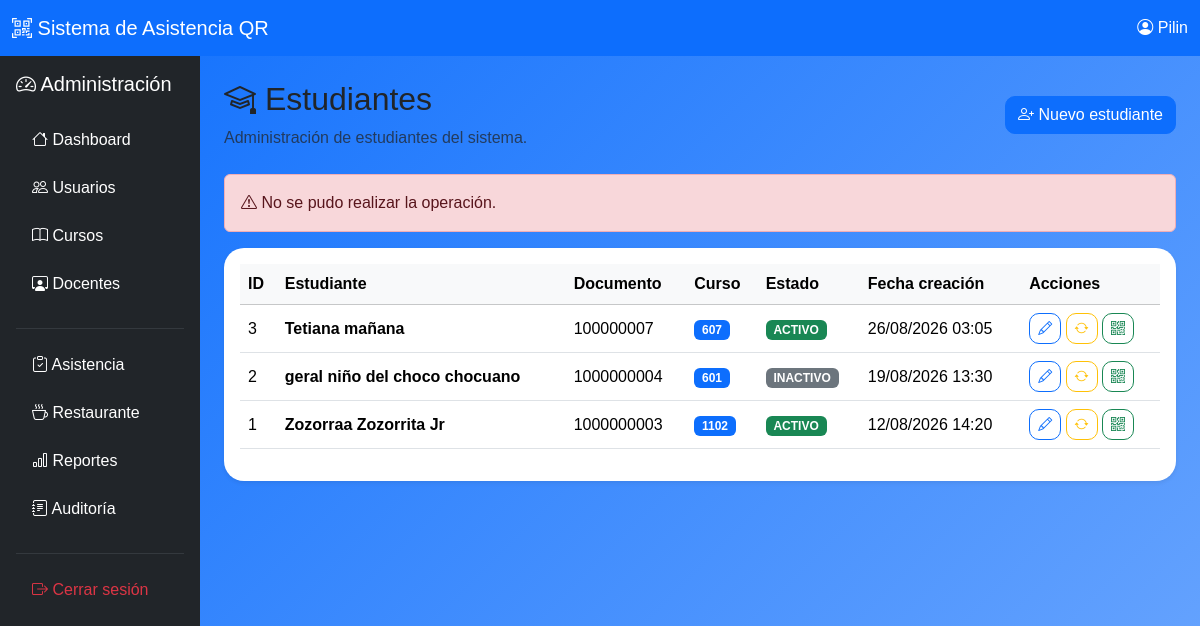
The app's page /admin/estudiantes.php?error=1 (signed in) with its own data.
### tables this page shows
CREATE TABLE `estudiantes` (
  `id_estudiante` int(11) NOT NULL,
  `documento` varchar(20) NOT NULL,
  `nombres` varchar(100) NOT NULL,
  `apellidos` varchar(100) NOT NULL,
  `id_curso` int(11) NOT NULL,
  `estado` enum('ACTIVO','INACTIVO') DEFAULT 'ACTIVO',
  `fecha_creacion` timestamp NOT NULL DEFAULT current_timestamp()
);

CREATE TABLE `cursos` (
  `id_curso` int(11) NOT NULL,
  `nombre_curso` varchar(20) NOT NULL,
  `estado` enum('ACTIVO','INACTIVO') DEFAULT 'ACTIVO'
);

### admin/estudiantes.php (the view, shortened to what this page needs)
<?php
require_once("../config/conexion.php");
$sql = "SELECT
            e.id_estudiante,
            e.documento,
            e.nombres,
            e.apellidos,
            e.id_curso,
            c.nombre_curso,
            e.estado,
            e.fecha_creacion
        FROM estudiantes e
        INNER JOIN cursos c
            ON e.id_curso = c.id_curso
        ORDER BY e.id_estudiante DESC";
$resultado = mysqli_query($conexion, $sql);
?>
<!DOCTYPE html>
<html lang="es">
<head>
    <link
        href="https://cdn.jsdelivr.net/npm/bootstrap@5.3.7/dist/css/bootstrap.min.css"
        rel="stylesheet"
    >
    <link
        href="https://cdn.jsdelivr.net/npm/bootstrap-icons@1.13.1/font/bootstrap-icons.min.css"
        rel="stylesheet"
    >
    <link
        rel="stylesheet"
        href="../assets/css/estilos.css"
    >
</head>
<body class="bg-light">
<nav class="navbar navbar-dark bg-primary">
    <div class="container-fluid">
        <a
            href="dashboard.php"
            class="navbar-brand"
        >
            <i class="bi bi-qr-code-scan"></i>
            Sistema de Asistencia QR
        </a>
        <span class="text-white">
            <i class="bi bi-person-circle"></i>
            <?php
            echo htmlspecialchars(
                $_SESSION["nombre"]
            );
            ?>
        </span>
    </div>
</nav>
<div class="container-fluid">
    <div class="row">
        <aside class="col-md-2 bg-dark min-vh-100 p-3">
            <h5 class="text-white mb-4">
                <i class="bi bi-speedometer2"></i>
                Administración
            </h5>
            <div class="nav flex-column nav-pills">
                <a
                    href="dashboard.php"
                    class="nav-link text-white mb-2"
                >
                    <i class="bi bi-house"></i>
                    Dashboard
                </a>
                <a
                    href="usuarios.php"
                    class="nav-link text-white mb-2"
                >
                    <i class="bi bi-people"></i>
                    Usuarios
                </a>
                <a
                    href="cursos.php"
                    class="nav-link text-white mb-2"
                >
                    <i class="bi bi-book"></i>
                    Cursos
                </a>
                <a
                    href="docentes.php"
                    class="nav-link text-white mb-2"
                >
                    <i class="bi bi-person-workspace"></i>
                    Docentes
                </a>
                <hr class="text-secondary">
                <a
                    href="asistencia.php"
                    class="nav-link text-white mb-2"
                >
                    <i class="bi bi-clipboard-check"></i>
                    Asistencia
                </a>
                <a
                    href="#"
                    class="nav-link text-white mb-2"
                >
                    <i class="bi bi-cup-hot"></i>
                    Restaurante
                </a>
                <a
                    href="#"
                    class="nav-link text-white mb-2"
                >
                    <i class="bi bi-bar-chart"></i>
                    Reportes
                </a>
                <a
                    href="#"
                    class="nav-link text-white mb-2"
                >
                    <i class="bi bi-journal-text"></i>
                    Auditoría
                </a>
                <hr class="text-secondary">
                <a
                    href="../auth/logout.php"
                    class="nav-link text-danger"
                >
                    <i class="bi bi-box-arrow-right"></i>
                    Cerrar sesión
                </a>
            </div>
        </aside>
        <main class="col-md-10 p-4">
            <div class="d-flex justify-content-between align-items-center mb-4">
                <div>
                    <h2>
                        <i class="bi bi-mortarboard"></i>
                        Estudiantes
                    </h2>
                    <p class="text-muted mb-0">
                        Administración de estudiantes del sistema.
                    </p>
                </div>
                <a
                    href="estudiante_nuevo.php"
                    class="btn btn-primary"
                >
                    <i class="bi bi-person-plus"></i>
                    Nuevo estudiante
                </a>
            </div>
            <?php if (isset($_GET["error"])): ?>
                <div class="alert alert-danger">
                    <i class="bi bi-exclamation-triangle"></i>
                    No se pudo realizar la operación.
                </div>
            <?php endif; ?>
            <div class="card shadow-sm border-0">
                <div class="card-body">
                    <div class="table-responsive">
                        <table class="table table-hover align-middle">
                            <thead class="table-light">
                                <tr>
                                    <th>ID</th>
                                    <th>Estudiante</th>
                                    <th>Documento</th>
                                    <th>Curso</th>
                                    <th>Estado</th>
                                    <th>Fecha creación</th>
                                    <th>Acciones</th>
                                </tr>
                            </thead>
                            <tbody>
                            <?php if (mysqli_num_rows($resultado) > 0): ?>
                                <?php while (
                                    $estudiante =
                                    mysqli_fetch_assoc($resultado)
                                ): ?>
                                    <tr>
                                        <td>
                                            <?php
                                            echo $estudiante[
                                                "id_estudiante"
                                            ];
                                            ?>
                                        </td>
                                        <td>
                                            <strong>
                                                <?php
                                                echo htmlspecialchars(
                                                    $estudiante["nombres"]
                                                    . " "
                                                    . $estudiante["apellidos"]
                                                );
                                                ?>
                                            </strong>
                                        </td>
                                        <td>
                                            <?php
                                            echo htmlspecialchars(
                                                $estudiante["documento"]
                                            );
                                            ?>
                                        </td>
                                        <td>
                                            <span class="badge text-bg-primary">
                                                <?php
                                                echo htmlspecialchars(
                                                    $estudiante["nombre_curso"]
                                                );
                                                ?>
                                            </span>
                                        </td>
                                        <td>
                                            <?php if (
                                                $estudiante["estado"]
                                                == "ACTIVO"
                                            ): ?>
                                                <span
                                                    class="badge text-bg-success"
                                                >
                                                    ACTIVO
                                                </span>
                                            <?php else: ?>
                                                <span
                                                    class="badge text-bg-secondary"
                                                >
                                                    INACTIVO
                                                </span>
                                            <?php endif; ?>
                                        </td>
                                        <td>
                                            <?php
                                            echo date(
                                                "d/m/Y H:i",
                                                strtotime(
                                                    $estudiante[
                                                        "fecha_creacion"
                                                    ]
                                                )
                                            );
                                            ?>
                                        </td>
 <td>
    <a
        href="estudiante_editar.php?id=<?php echo $estudiante["id_estudiante"]; ?>"
        class="btn btn-sm btn-outline-primary"
        title="Editar"
    >
        <i class="bi bi-pencil"></i>
    </a>
    <a
        href="estudiante_estado.php?id=<?php echo $estudiante["id_estudiante"]; ?>"
        class="btn btn-sm btn-outline-warning"
        title="Cambiar estado"
    >
        <i class="bi bi-arrow-repeat"></i>
    </a>
    <a
        href="estudiante_qr.php?id=<?php echo $estudiante["id_estudiante"]; ?>"
        class="btn btn-sm btn-outline-success"
        title="Ver código QR"
    >
        <i class="bi bi-qr-code"></i>
    </a>
</td>
                                    </tr>
                                <?php endwhile; ?>
                            <?php endif; ?>
                            </tbody>
                        </table>
                    </div>
                </div>
            </div>
        </main>
    </div>
</div>
</body>
</html>

### assets/css/estilos.css (style rules this page uses)
body { background: linear-gradient(135deg,#0d6efd,#6ea8fe); font-family: Arial, Helvetica, sans-serif; }
.card { border:none; border-radius:20px; }
.btn { border-radius:10px; }

### records on screen
estudiantes: id_estudiante "3", nombres+apellidos "Tetiana mañana", documento "100000007", id_curso.nombre_curso "607", estado "ACTIVO", fecha_creacion "26/08/2026 03:05"
estudiantes: id_estudiante "2", nombres+apellidos "geral niño del choco chocuano", documento "1000000004", id_curso.nombre_curso "601", estado "INACTIVO", fecha_creacion "19/08/2026 13:30"
estudiantes: id_estudiante "1", nombres+apellidos "Zozorraa Zozorrita Jr", documento "1000000003", id_curso.nombre_curso "1102", estado "ACTIVO", fecha_creacion "12/08/2026 14:20"

### other values on screen
$_SESSION["nombre"] "Pilin"
